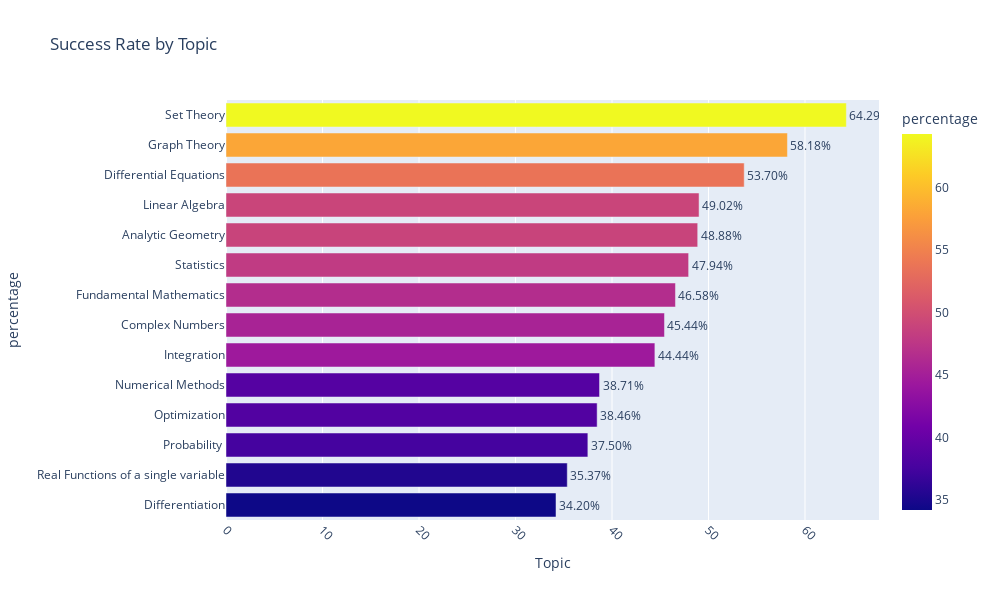

Notebook code cell kept with this figure:
### Markdown cell above
f. Which topics are students performing the best in? (i.e., highest percentage of correct answers per Topic)

### Code cell
#Highest percentage of correct answers by topics

performanceByTopic = df.groupby('Topic')['Type_of_Answer'].agg(['sum', 'count']).reset_index()

performanceByTopic['percentage'] = (performanceByTopic['sum']/performanceByTopic['count'])*100

performanceByTopic = performanceByTopic[['Topic', 'percentage']]

performanceByTopic = performanceByTopic.sort_values('percentage')

print(performanceByTopic)

performanceByTopic_df = performanceByTopic.reset_index()

fig = px.bar(
    performanceByTopic_df,
    y='Topic',
    x='percentage',
    title='Success Rate by Topic',
    labels={'percentage': 'percentage', 'Topic': 'Topic'},
    text='percentage',
    height=600,
    width=1000,
    color='percentage',
    #color_continuous_scale='Blues'
)

fig.update_traces(texttemplate='%{text:.2f}%', textposition='outside')
fig.update_layout(xaxis_title="Topic", yaxis_title="percentage", xaxis_tickangle=45)

fig.show()

### Figure 1 — Plotly figure (JSON) as saved in the notebook; plotly's stock layout.template omitted (floating-point values rounded to 4 significant figures)
{"data": [{"alignmentgroup": "True", "hovertemplate": "percentage=%{marker.color}<br>Topic=%{y}<extra></extra>", "legendgroup": "", "marker": {"color": [34.2, 35.37, 37.5, 38.46, 38.71, 44.44, 45.44, 46.58, 47.94, 48.88, 49.02, 53.7, 58.18, 64.29], "coloraxis": "coloraxis", "pattern": {"shape": ""}}, "name": "", "offsetgroup": "", "orientation": "h", "showlegend": false, "text": [34.2, 35.37, 37.5, 38.46, 38.71, 44.44, 45.44, 46.58, 47.94, 48.88, 49.02, 53.7, 58.18, 64.29], "textposition": "outside", "texttemplate": "%{text:.2f}%", "type": "bar", "x": [34.2, 35.37, 37.5, 38.46, 38.71, 44.44, 45.44, 46.58, 47.94, 48.88, 49.02, 53.7, 58.18, 64.29], "xaxis": "x", "y": ["Differentiation", "Real Functions of a single variable", "Probability ", "Optimization", "Numerical Methods", "Integration", "Complex Numbers", "Fundamental Mathematics", "Statistics", "Analytic Geometry", "Linear Algebra", "Differential Equations", "Graph Theory", "Set Theory"], "yaxis": "y"}], "layout": {"barmode": "relative", "coloraxis": {"colorbar": {"title": {"text": "percentage"}}, "colorscale": [[0, "#0d0887"], [0.1111, "#46039f"], [0.2222, "#7201a8"], [0.3333, "#9c179e"], [0.4444, "#bd3786"], [0.5556, "#d8576b"], [0.6667, "#ed7953"], [0.7778, "#fb9f3a"], [0.8889, "#fdca26"], [1, "#f0f921"]]}, "height": 600, "legend": {"tracegroupgap": 0}, "title": {"text": "Success Rate by Topic"}, "width": 1000, "xaxis": {"anchor": "y", "domain": [0, 1], "tickangle": 45, "title": {"text": "Topic"}}, "yaxis": {"anchor": "x", "domain": [0, 1], "title": {"text": "percentage"}}}}
